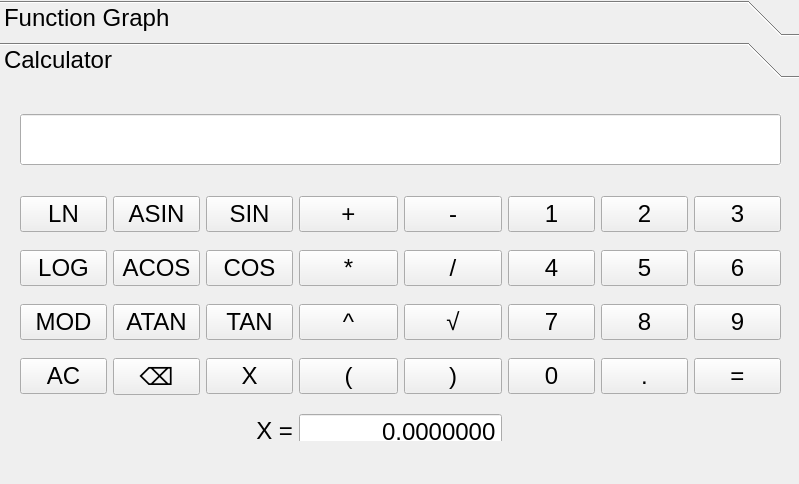
<?xml version="1.0" encoding="UTF-8"?>
<ui version="4.0">
 <class>MainWindow</class>
 <widget class="QMainWindow" name="MainWindow">
  <property name="geometry">
   <rect>
    <x>0</x>
    <y>0</y>
    <width>799</width>
    <height>484</height>
   </rect>
  </property>
  <property name="sizePolicy">
   <sizepolicy hsizetype="Fixed" vsizetype="Fixed">
    <horstretch>0</horstretch>
    <verstretch>0</verstretch>
   </sizepolicy>
  </property>
  <property name="windowTitle">
   <string>MainWindow</string>
  </property>
  <property name="styleSheet">
   <string notr="true"/>
  </property>
  <property name="iconSize">
   <size>
    <width>54</width>
    <height>32</height>
   </size>
  </property>
  <property name="toolButtonStyle">
   <enum>Qt::ToolButtonTextBesideIcon</enum>
  </property>
  <widget class="QWidget" name="centralwidget">
   <property name="sizePolicy">
    <sizepolicy hsizetype="Fixed" vsizetype="Fixed">
     <horstretch>0</horstretch>
     <verstretch>0</verstretch>
    </sizepolicy>
   </property>
   <widget class="QToolBox" name="toolBox">
    <property name="geometry">
     <rect>
      <x>0</x>
      <y>0</y>
      <width>801</width>
      <height>441</height>
     </rect>
    </property>
    <property name="sizePolicy">
     <sizepolicy hsizetype="Fixed" vsizetype="Fixed">
      <horstretch>0</horstretch>
      <verstretch>0</verstretch>
     </sizepolicy>
    </property>
    <property name="font">
     <font>
      <pointsize>18</pointsize>
     </font>
    </property>
    <property name="focusPolicy">
     <enum>Qt::NoFocus</enum>
    </property>
    <property name="contextMenuPolicy">
     <enum>Qt::ActionsContextMenu</enum>
    </property>
    <property name="toolTipDuration">
     <number>0</number>
    </property>
    <property name="locale">
     <locale language="English" country="UnitedStates"/>
    </property>
    <property name="frameShape">
     <enum>QFrame::NoFrame</enum>
    </property>
    <property name="currentIndex">
     <number>1</number>
    </property>
    <widget class="QWidget" name="Function_Graph">
     <property name="geometry">
      <rect>
       <x>0</x>
       <y>0</y>
       <width>801</width>
       <height>361</height>
      </rect>
     </property>
     <property name="sizePolicy">
      <sizepolicy hsizetype="Preferred" vsizetype="Preferred">
       <horstretch>0</horstretch>
       <verstretch>0</verstretch>
      </sizepolicy>
     </property>
     <attribute name="label">
      <string>Function Graph</string>
     </attribute>
     <widget class="QWidget" name="verticalLayoutWidget">
      <property name="geometry">
       <rect>
        <x>20</x>
        <y>0</y>
        <width>101</width>
        <height>351</height>
       </rect>
      </property>
      <layout class="QVBoxLayout" name="verticalLayout">
       <item>
        <widget class="QLabel" name="x_min_label">
         <property name="sizePolicy">
          <sizepolicy hsizetype="Preferred" vsizetype="Preferred">
           <horstretch>0</horstretch>
           <verstretch>0</verstretch>
          </sizepolicy>
         </property>
         <property name="text">
          <string>&lt;html&gt;&lt;head/&gt;&lt;body&gt;&lt;p align=&quot;center&quot;&gt;X min:&lt;/p&gt;&lt;/body&gt;&lt;/html&gt;</string>
         </property>
        </widget>
       </item>
       <item>
        <widget class="QDoubleSpinBox" name="x_min_box">
         <property name="sizePolicy">
          <sizepolicy hsizetype="Fixed" vsizetype="Preferred">
           <horstretch>0</horstretch>
           <verstretch>0</verstretch>
          </sizepolicy>
         </property>
         <property name="maximumSize">
          <size>
           <width>100</width>
           <height>16777215</height>
          </size>
         </property>
         <property name="focusPolicy">
          <enum>Qt::WheelFocus</enum>
         </property>
         <property name="alignment">
          <set>Qt::AlignRight|Qt::AlignTrailing|Qt::AlignVCenter</set>
         </property>
         <property name="buttonSymbols">
          <enum>QAbstractSpinBox::NoButtons</enum>
         </property>
         <property name="suffix">
          <string notr="true"/>
         </property>
         <property name="decimals">
          <number>7</number>
         </property>
         <property name="minimum">
          <double>-1000000.000000000000000</double>
         </property>
         <property name="maximum">
          <double>1000000.000000000000000</double>
         </property>
        </widget>
       </item>
       <item>
        <widget class="QLabel" name="x_max_label">
         <property name="sizePolicy">
          <sizepolicy hsizetype="Preferred" vsizetype="Preferred">
           <horstretch>0</horstretch>
           <verstretch>0</verstretch>
          </sizepolicy>
         </property>
         <property name="text">
          <string>&lt;html&gt;&lt;head/&gt;&lt;body&gt;&lt;p align=&quot;center&quot;&gt;X max:&lt;/p&gt;&lt;/body&gt;&lt;/html&gt;</string>
         </property>
        </widget>
       </item>
       <item>
        <widget class="QDoubleSpinBox" name="x_max_box">
         <property name="sizePolicy">
          <sizepolicy hsizetype="Fixed" vsizetype="Preferred">
           <horstretch>0</horstretch>
           <verstretch>0</verstretch>
          </sizepolicy>
         </property>
         <property name="maximumSize">
          <size>
           <width>100</width>
           <height>50</height>
          </size>
         </property>
         <property name="focusPolicy">
          <enum>Qt::WheelFocus</enum>
         </property>
         <property name="alignment">
          <set>Qt::AlignRight|Qt::AlignTrailing|Qt::AlignVCenter</set>
         </property>
         <property name="buttonSymbols">
          <enum>QAbstractSpinBox::NoButtons</enum>
         </property>
         <property name="decimals">
          <number>7</number>
         </property>
         <property name="minimum">
          <double>-1000000.000000000000000</double>
         </property>
         <property name="maximum">
          <double>1000000.000000000000000</double>
         </property>
        </widget>
       </item>
       <item>
        <widget class="QLabel" name="y_min_label">
         <property name="text">
          <string>&lt;html&gt;&lt;head/&gt;&lt;body&gt;&lt;p align=&quot;center&quot;&gt;Y min:&lt;/p&gt;&lt;/body&gt;&lt;/html&gt;</string>
         </property>
        </widget>
       </item>
       <item>
        <widget class="QDoubleSpinBox" name="y_min_box">
         <property name="sizePolicy">
          <sizepolicy hsizetype="Fixed" vsizetype="Preferred">
           <horstretch>0</horstretch>
           <verstretch>0</verstretch>
          </sizepolicy>
         </property>
         <property name="maximumSize">
          <size>
           <width>100</width>
           <height>16777215</height>
          </size>
         </property>
         <property name="focusPolicy">
          <enum>Qt::WheelFocus</enum>
         </property>
         <property name="autoFillBackground">
          <bool>false</bool>
         </property>
         <property name="alignment">
          <set>Qt::AlignRight|Qt::AlignTrailing|Qt::AlignVCenter</set>
         </property>
         <property name="buttonSymbols">
          <enum>QAbstractSpinBox::NoButtons</enum>
         </property>
         <property name="decimals">
          <number>7</number>
         </property>
         <property name="minimum">
          <double>-1000000.000000000000000</double>
         </property>
         <property name="maximum">
          <double>1000000.000000000000000</double>
         </property>
        </widget>
       </item>
       <item>
        <widget class="QLabel" name="y_max_label">
         <property name="sizePolicy">
          <sizepolicy hsizetype="Preferred" vsizetype="Preferred">
           <horstretch>0</horstretch>
           <verstretch>0</verstretch>
          </sizepolicy>
         </property>
         <property name="text">
          <string>&lt;html&gt;&lt;head/&gt;&lt;body&gt;&lt;p align=&quot;center&quot;&gt;Y max:&lt;/p&gt;&lt;/body&gt;&lt;/html&gt;</string>
         </property>
        </widget>
       </item>
       <item>
        <widget class="QDoubleSpinBox" name="y_max_box">
         <property name="sizePolicy">
          <sizepolicy hsizetype="Fixed" vsizetype="Preferred">
           <horstretch>0</horstretch>
           <verstretch>0</verstretch>
          </sizepolicy>
         </property>
         <property name="maximumSize">
          <size>
           <width>100</width>
           <height>16777215</height>
          </size>
         </property>
         <property name="focusPolicy">
          <enum>Qt::WheelFocus</enum>
         </property>
         <property name="frame">
          <bool>true</bool>
         </property>
         <property name="alignment">
          <set>Qt::AlignRight|Qt::AlignTrailing|Qt::AlignVCenter</set>
         </property>
         <property name="buttonSymbols">
          <enum>QAbstractSpinBox::NoButtons</enum>
         </property>
         <property name="decimals">
          <number>7</number>
         </property>
         <property name="minimum">
          <double>-1000000.000000000000000</double>
         </property>
         <property name="maximum">
          <double>1000000.000000000000000</double>
         </property>
        </widget>
       </item>
       <item>
        <widget class="QPushButton" name="draw">
         <property name="sizePolicy">
          <sizepolicy hsizetype="Preferred" vsizetype="Fixed">
           <horstretch>0</horstretch>
           <verstretch>0</verstretch>
          </sizepolicy>
         </property>
         <property name="maximumSize">
          <size>
           <width>100</width>
           <height>16777215</height>
          </size>
         </property>
         <property name="text">
          <string>Draw Graph</string>
         </property>
        </widget>
       </item>
      </layout>
     </widget>
     <widget class="QCustomPlot" name="widget" native="true">
      <property name="geometry">
       <rect>
        <x>160</x>
        <y>0</y>
        <width>621</width>
        <height>351</height>
       </rect>
      </property>
      <property name="focusPolicy">
       <enum>Qt::NoFocus</enum>
      </property>
     </widget>
    </widget>
    <widget class="QWidget" name="Calculator">
     <property name="geometry">
      <rect>
       <x>0</x>
       <y>0</y>
       <width>801</width>
       <height>361</height>
      </rect>
     </property>
     <attribute name="label">
      <string>Calculator</string>
     </attribute>
     <widget class="QLineEdit" name="InputLine">
      <property name="geometry">
       <rect>
        <x>20</x>
        <y>30</y>
        <width>761</width>
        <height>51</height>
       </rect>
      </property>
      <property name="sizePolicy">
       <sizepolicy hsizetype="Fixed" vsizetype="Fixed">
        <horstretch>0</horstretch>
        <verstretch>0</verstretch>
       </sizepolicy>
      </property>
      <property name="font">
       <font>
        <family>American Typewriter</family>
        <pointsize>18</pointsize>
        <bold>true</bold>
       </font>
      </property>
      <property name="focusPolicy">
       <enum>Qt::NoFocus</enum>
      </property>
      <property name="contextMenuPolicy">
       <enum>Qt::NoContextMenu</enum>
      </property>
      <property name="acceptDrops">
       <bool>false</bool>
      </property>
      <property name="layoutDirection">
       <enum>Qt::LeftToRight</enum>
      </property>
      <property name="autoFillBackground">
       <bool>true</bool>
      </property>
      <property name="maxLength">
       <number>255</number>
      </property>
      <property name="frame">
       <bool>true</bool>
      </property>
      <property name="alignment">
       <set>Qt::AlignRight|Qt::AlignTrailing|Qt::AlignVCenter</set>
      </property>
      <property name="dragEnabled">
       <bool>false</bool>
      </property>
      <property name="readOnly">
       <bool>true</bool>
      </property>
     </widget>
     <widget class="QWidget" name="gridLayoutWidget">
      <property name="geometry">
       <rect>
        <x>20</x>
        <y>100</y>
        <width>761</width>
        <height>281</height>
       </rect>
      </property>
      <layout class="QGridLayout" name="gridLayout">
       <item row="3" column="9">
        <widget class="QPushButton" name="equal">
         <property name="text">
          <string>=</string>
         </property>
        </widget>
       </item>
       <item row="3" column="5">
        <widget class="QPushButton" name="left_bracket">
         <property name="text">
          <string>(</string>
         </property>
        </widget>
       </item>
       <item row="0" column="9">
        <widget class="QPushButton" name="three">
         <property name="text">
          <string>3</string>
         </property>
        </widget>
       </item>
       <item row="1" column="7">
        <widget class="QPushButton" name="four">
         <property name="text">
          <string>4</string>
         </property>
        </widget>
       </item>
       <item row="3" column="7">
        <widget class="QPushButton" name="zero">
         <property name="text">
          <string>0</string>
         </property>
        </widget>
       </item>
       <item row="2" column="3">
        <widget class="QPushButton" name="atan">
         <property name="text">
          <string>ATAN</string>
         </property>
        </widget>
       </item>
       <item row="1" column="8">
        <widget class="QPushButton" name="five">
         <property name="text">
          <string>5</string>
         </property>
        </widget>
       </item>
       <item row="2" column="8">
        <widget class="QPushButton" name="eight">
         <property name="text">
          <string>8</string>
         </property>
        </widget>
       </item>
       <item row="2" column="2">
        <widget class="QPushButton" name="mod">
         <property name="text">
          <string>MOD</string>
         </property>
        </widget>
       </item>
       <item row="0" column="7">
        <widget class="QPushButton" name="one">
         <property name="text">
          <string>1</string>
         </property>
        </widget>
       </item>
       <item row="3" column="4">
        <widget class="QPushButton" name="x_button">
         <property name="text">
          <string>X</string>
         </property>
        </widget>
       </item>
       <item row="2" column="6">
        <widget class="QPushButton" name="sqrt">
         <property name="text">
          <string>√</string>
         </property>
        </widget>
       </item>
       <item row="1" column="4">
        <widget class="QPushButton" name="cos">
         <property name="text">
          <string>COS</string>
         </property>
        </widget>
       </item>
       <item row="2" column="5">
        <widget class="QPushButton" name="pow">
         <property name="text">
          <string>^</string>
         </property>
        </widget>
       </item>
       <item row="3" column="8">
        <widget class="QPushButton" name="dot">
         <property name="text">
          <string>.</string>
         </property>
        </widget>
       </item>
       <item row="2" column="4">
        <widget class="QPushButton" name="tan">
         <property name="text">
          <string>TAN</string>
         </property>
        </widget>
       </item>
       <item row="1" column="5">
        <widget class="QPushButton" name="multiple">
         <property name="text">
          <string>*</string>
         </property>
        </widget>
       </item>
       <item row="0" column="6">
        <widget class="QPushButton" name="minus">
         <property name="text">
          <string>-</string>
         </property>
        </widget>
       </item>
       <item row="3" column="2">
        <widget class="QPushButton" name="allClear">
         <property name="text">
          <string>AC</string>
         </property>
        </widget>
       </item>
       <item row="0" column="3">
        <widget class="QPushButton" name="asin">
         <property name="text">
          <string>ASIN</string>
         </property>
        </widget>
       </item>
       <item row="1" column="2">
        <widget class="QPushButton" name="log">
         <property name="text">
          <string>LOG</string>
         </property>
        </widget>
       </item>
       <item row="2" column="7">
        <widget class="QPushButton" name="seven">
         <property name="text">
          <string>7</string>
         </property>
        </widget>
       </item>
       <item row="0" column="5">
        <widget class="QPushButton" name="plus">
         <property name="text">
          <string>+</string>
         </property>
        </widget>
       </item>
       <item row="0" column="8">
        <widget class="QPushButton" name="two">
         <property name="text">
          <string>2</string>
         </property>
        </widget>
       </item>
       <item row="3" column="6">
        <widget class="QPushButton" name="right_bracket">
         <property name="text">
          <string>)</string>
         </property>
        </widget>
       </item>
       <item row="1" column="6">
        <widget class="QPushButton" name="divide">
         <property name="text">
          <string>/</string>
         </property>
        </widget>
       </item>
       <item row="3" column="3">
        <widget class="QPushButton" name="backspace">
         <property name="text">
          <string>⌫</string>
         </property>
        </widget>
       </item>
       <item row="2" column="9">
        <widget class="QPushButton" name="nine">
         <property name="text">
          <string>9</string>
         </property>
        </widget>
       </item>
       <item row="0" column="2">
        <widget class="QPushButton" name="ln">
         <property name="text">
          <string>LN</string>
         </property>
        </widget>
       </item>
       <item row="1" column="3">
        <widget class="QPushButton" name="acos">
         <property name="text">
          <string>ACOS</string>
         </property>
        </widget>
       </item>
       <item row="1" column="9">
        <widget class="QPushButton" name="six">
         <property name="text">
          <string>6</string>
         </property>
        </widget>
       </item>
       <item row="0" column="4">
        <widget class="QPushButton" name="sin">
         <property name="text">
          <string>SIN</string>
         </property>
        </widget>
       </item>
       <item row="4" column="5" colspan="2">
        <widget class="QDoubleSpinBox" name="doubleSpinBox">
         <property name="focusPolicy">
          <enum>Qt::ClickFocus</enum>
         </property>
         <property name="layoutDirection">
          <enum>Qt::LeftToRight</enum>
         </property>
         <property name="autoFillBackground">
          <bool>false</bool>
         </property>
         <property name="alignment">
          <set>Qt::AlignRight|Qt::AlignTrailing|Qt::AlignVCenter</set>
         </property>
         <property name="buttonSymbols">
          <enum>QAbstractSpinBox::NoButtons</enum>
         </property>
         <property name="specialValueText">
          <string/>
         </property>
         <property name="accelerated">
          <bool>true</bool>
         </property>
         <property name="keyboardTracking">
          <bool>true</bool>
         </property>
         <property name="showGroupSeparator" stdset="0">
          <bool>false</bool>
         </property>
         <property name="decimals">
          <number>7</number>
         </property>
         <property name="minimum">
          <double>-1000000.000000000000000</double>
         </property>
         <property name="maximum">
          <double>1000000.000000000000000</double>
         </property>
         <property name="singleStep">
          <double>0.000000000000000</double>
         </property>
        </widget>
       </item>
       <item row="4" column="4">
        <widget class="QLabel" name="x_label">
         <property name="frameShape">
          <enum>QFrame::NoFrame</enum>
         </property>
         <property name="text">
          <string>&lt;html&gt;&lt;head/&gt;&lt;body&gt;&lt;p align=&quot;right&quot;&gt;X =&lt;/p&gt;&lt;/body&gt;&lt;/html&gt;</string>
         </property>
         <property name="textFormat">
          <enum>Qt::RichText</enum>
         </property>
        </widget>
       </item>
      </layout>
     </widget>
    </widget>
   </widget>
  </widget>
  <widget class="QMenuBar" name="menubar">
   <property name="geometry">
    <rect>
     <x>0</x>
     <y>0</y>
     <width>799</width>
     <height>24</height>
    </rect>
   </property>
  </widget>
 </widget>
 <customwidgets>
  <customwidget>
   <class>QCustomPlot</class>
   <extends>QWidget</extends>
   <header>qcustomplot.h</header>
   <container>1</container>
  </customwidget>
 </customwidgets>
 <resources/>
 <connections/>
</ui>
